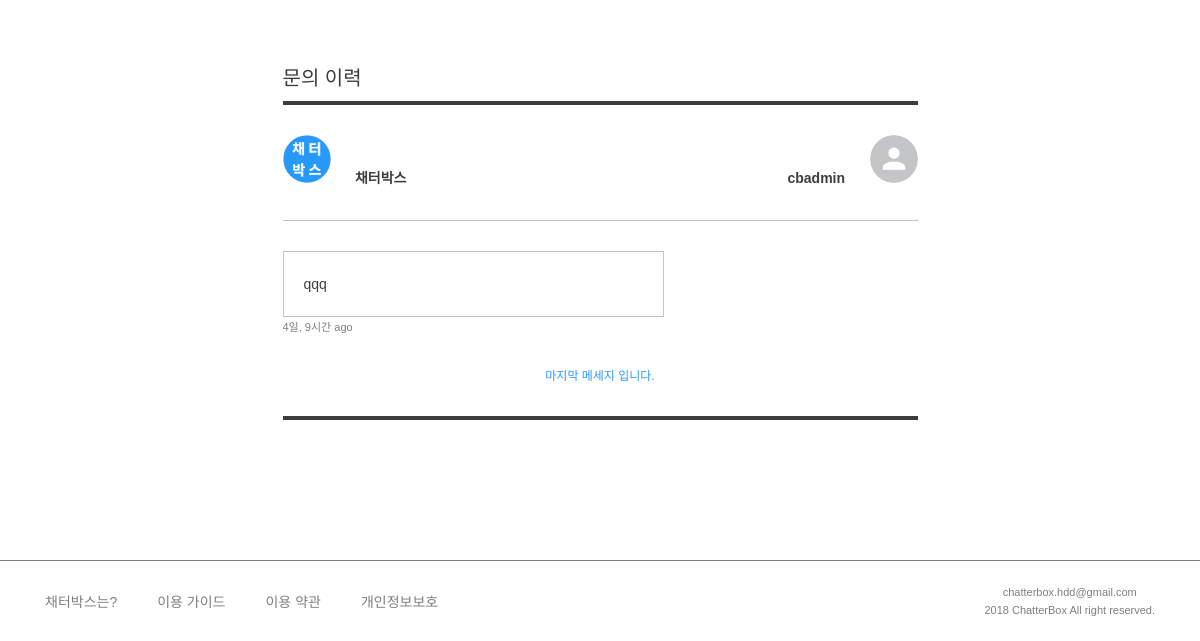
The page /member/contact/ (signed in, lower part) on the database as committed earlier.
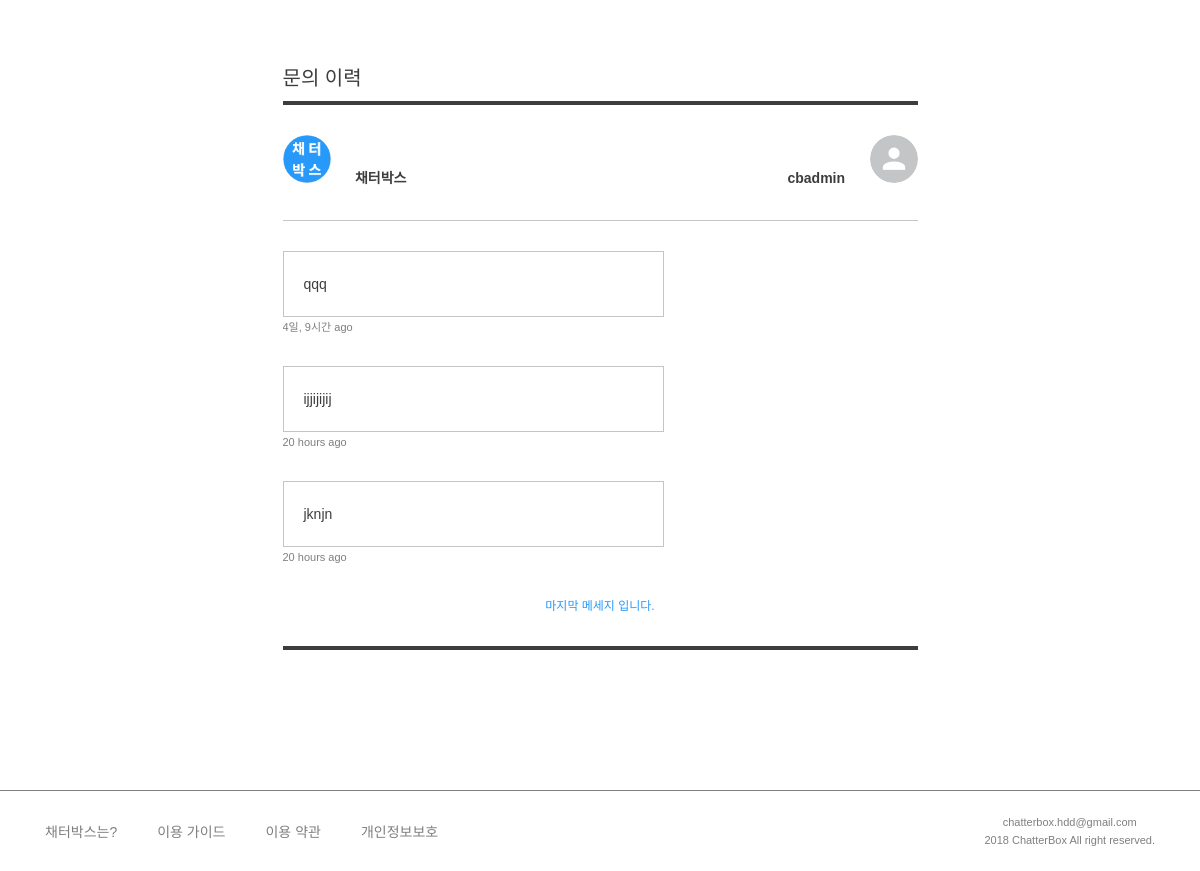
The same page on the database as committed later.
### member/models.py (models this page shows, shortened)
class ContactChat(models.Model):
    owner = models.ForeignKey(settings.AUTH_USER_MODEL, related_name='owner')
    author = models.ForeignKey(settings.AUTH_USER_MODEL, related_name='author')
    created_at = models.DateTimeField(auto_now_add=True, null=True)
    content = models.TextField()
    @property
    def natural_time(self):
        return naturaltime(self.created_at)

### member/views.py (the view)
@login_required
def contact(request):
    user = request.user
    chats = ContactChat.objects.filter(owner=user)
    chat_form = ContactChatForm()
    context = {
        'user': user,
        'chats': chats,
        'chat_form': chat_form,
    }
    return render(request, 'member/contact.html', context)

### templates/member/contact.html (shortened to what this page needs)
{% extends 'base.html' %}
{% load static %}
{% block customCSS %}
<link rel="stylesheet" href="{% static 'css/member/my_page.css' %}">
<link rel="stylesheet" href="{% static 'css/member/contact.css' %}">
{% endblock %}
{% block content %}
<div class="row justify-content-center">
    <div class="col-7 mypage">
        <div class="mypage-body">
            <div class="tab-pane" id="pills-contact">
                <div class="chat-list">
                    <h4>문의 이력</h4>
                    <div class="list-header">
                        <div class="admin-header">
                            <img class="category-icon" src="{% static '/img/categories/all.png' %}" />
                            <h6>채터박스</h6>
                        </div>
                        <div class="user-header">
                            <h6>{{ user.username }}</h6>
                            <img class="profile_image" src="/media/{{ user.profile_image }}" />
                        </div>
                    </div>
                    <div class="list-body">
                        <div class="load-chat">
                            {% if chats %}
                            {% for chat in chats.all %}
                            {% if chat.author.is_staff %}
                            <div class="chat admin">
                                <h6>{{ chat.content }}</h6>
                                <span>{{ chat.natural_time }}</span>
                            </div>
                            {% else %}
                            <div class="chat">
                                <h6>{{ chat.content }}</h6>
                                <span>{{ chat.natural_time }}</span>
                            </div>
                            {% endif %}
                            {% endfor %}
                            <p>마지막 메세지 입니다.</p>
                            {% else %}
                            <div class="empty">
                                <h4>문의 이력이 없습니다.</h4>
                                <img src="{% static '/img/help.svg' %}" alt="">
                                <p>질문을 등록해 놓으시면 채터박스가<br />확인 후에 답변을 남겨드려요.<br />질문이 아닌 단순한 글에는 답변이 달리지 않아요.</p>
                            </div>
                            {% endif%}
                        </div>
                    </div>
                </div>
            </div>
        </div>
    </div>
</div>
{% endblock %}

Rows that differ between the two databases and show on the page:
added ContactChat: content "ijjijijij", natural_time "20 hours ago"
added ContactChat: content "jknjn", natural_time "20 hours ago"
